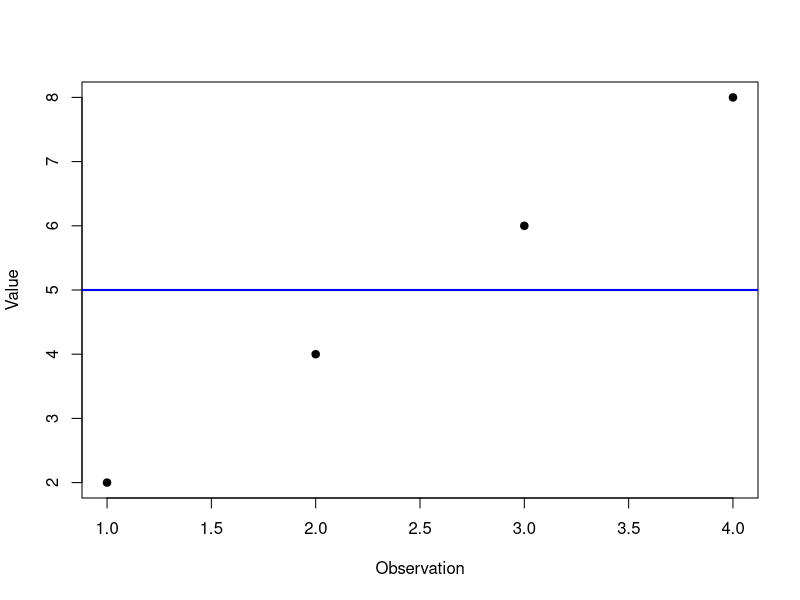

Here is the R script that generated this plot:
## ---- chunk 1
x <- c(2, 4, 6, 8)
n <- length(x)
sample_mean <- mean(x)
sample_sd <- sd(x)
standard_error <- sample_sd / sqrt(n)
c(mean = sample_mean, standard_error = standard_error)
## ---- chunk 2
plot(seq_along(x), x, pch = 19, xlab = "Observation", ylab = "Value")
abline(h = sample_mean, col = "blue", lwd = 2)
